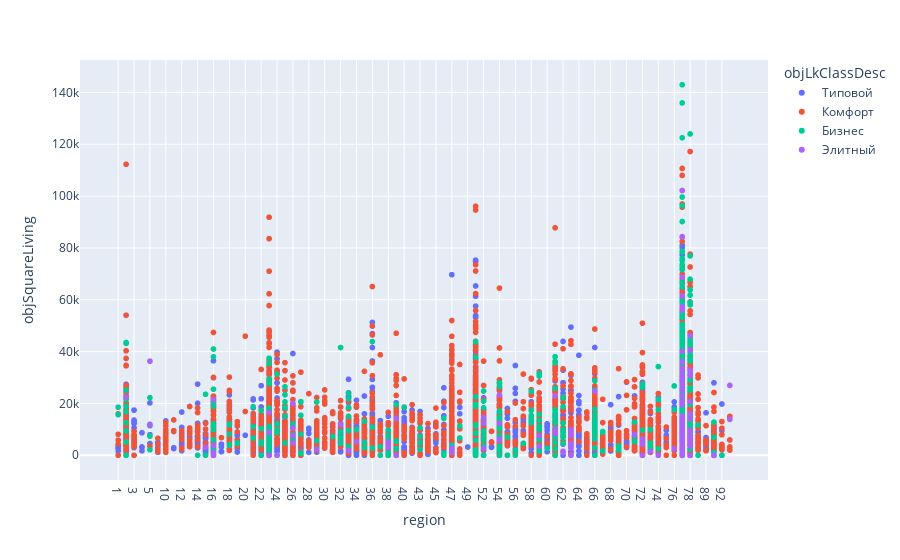

The notebook cell this image was saved under:
### Markdown cell above
Вывод: относительное количество парковочных мест по регионам значительно отличается. Больше всего их в 54 (Новосибирская область), Москве и Санкт-Петербурге. На удивление в МО относительно небольшое количество парковочных мест

### Code cell
# Диаграмма рассеивания жилой площади объектов по регионам
Scatterplot_reg('objSquareLiving')

### Figure 1 — Plotly figure (JSON) as saved in the notebook; plotly's stock layout.template omitted (floating-point values rounded to 4 significant figures; data arrays with more than 128 entries replaced by an {"elided": "..."} marker saying what was removed)
{"data": [{"hovertemplate": "objLkClassDesc=Типовой<br>region=%{x}<br>objSquareLiving=%{y}<extra></extra>", "legendgroup": "Типовой", "marker": {"color": "#636efa", "symbol": "circle"}, "mode": "markers", "name": "Типовой", "showlegend": true, "type": "scattergl", "x": {"elided": "2768 str values"}, "xaxis": "x", "y": {"elided": "2768 float values"}, "yaxis": "y"}, {"hovertemplate": "objLkClassDesc=Комфорт<br>region=%{x}<br>objSquareLiving=%{y}<extra></extra>", "legendgroup": "Комфорт", "marker": {"color": "#EF553B", "symbol": "circle"}, "mode": "markers", "name": "Комфорт", "showlegend": true, "type": "scattergl", "x": {"elided": "4001 str values"}, "xaxis": "x", "y": {"elided": "4001 float values"}, "yaxis": "y"}, {"hovertemplate": "objLkClassDesc=Бизнес<br>region=%{x}<br>objSquareLiving=%{y}<extra></extra>", "legendgroup": "Бизнес", "marker": {"color": "#00cc96", "symbol": "circle"}, "mode": "markers", "name": "Бизнес", "showlegend": true, "type": "scattergl", "x": {"elided": "761 str values"}, "xaxis": "x", "y": {"elided": "761 float values"}, "yaxis": "y"}, {"hovertemplate": "objLkClassDesc=Элитный<br>region=%{x}<br>objSquareLiving=%{y}<extra></extra>", "legendgroup": "Элитный", "marker": {"color": "#ab63fa", "symbol": "circle"}, "mode": "markers", "name": "Элитный", "showlegend": true, "type": "scattergl", "x": {"elided": "199 str values"}, "xaxis": "x", "y": {"elided": "199 float values"}, "yaxis": "y"}], "layout": {"legend": {"title": {"text": "objLkClassDesc"}, "tracegroupgap": 0}, "margin": {"t": 60}, "xaxis": {"anchor": "y", "domain": [0, 1], "title": {"text": "region"}}, "yaxis": {"anchor": "x", "domain": [0, 1], "title": {"text": "objSquareLiving"}}}}
